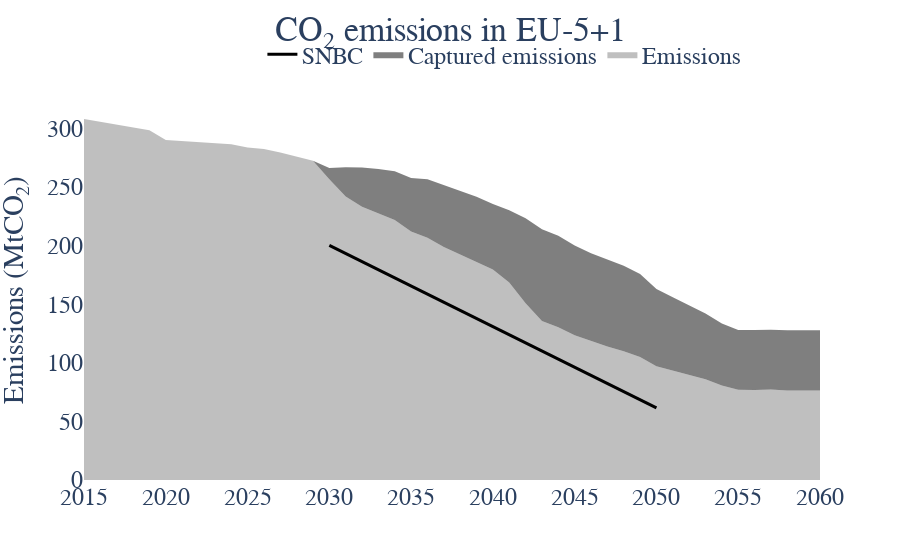

Write notebook code for a chart like this one.
### Code cell
fig =go.Figure()
emissions_agg=emissions.drop(["Sector","Country"],axis=1).groupby(by=["Year"]).sum().reset_index()
captured_emissions_agg=captured_emissions.drop(["Technology","Sector","Country"],axis=1).groupby(by="Year").sum().reset_index()

fig.add_trace(go.Scatter(
    name="Emissions",
    x=emissions_agg.Year, y=emissions_agg.Emissions*1e-6,
    mode='lines',
    line=dict(width=0, color='grey'),
    stackgroup='one'
))
fig.add_trace(go.Scatter(
    name="Captured emissions",
    x=captured_emissions_agg.Year, y=captured_emissions_agg.Captured_emissions*1e-6,
    mode='lines',
    line=dict(width=0, color='black'),
    stackgroup='one'
))

em_ini=emissions_agg[emissions_agg.Year==2015]["Emissions"].values[0]*1e-6
fig.add_trace(go.Scatter(
    name="SNBC",
    x=[2030,2050], y=[em_ini*0.65,em_ini*0.2],
    mode='lines',
    line=dict(width=3, color='black')))

# fig.add_trace(go.Scatter(
#     name="Forced trajectory",
#     x=[2035,2040,2050], y=[em_ini*0.5,em_ini*0.3,em_ini*0.05],
#     mode='markers+lines',
#     marker = dict(
#           color = 'red',
#           size = 0,line=dict(
#             color = 'red',
#             width = 2))))

#     fig.update_xaxes(title_text="Year", row=1, col=i+1)

fig.update_layout(title='CO<sub>2</sub> emissions in EU-5+1',title_x=0.5,title_y=0.97,
                   yaxis_title='Emissions (MtCO<sub>2</sub>)')
# fig.update_yaxes(range=[0,330])
fig.update_layout(
    font=dict(
        family="Times New Roman",size=24)
    )
fig.update_layout(legend=dict(
    orientation="h",
    yanchor="bottom",
    y=1.06,
    xanchor="right",
    x=0.9
))
fig.update_annotations(font_size=24)
# fig.add_annotation(dict(font=dict(color="black",size=28),
#                                         x=-0.05,
#                                         y=1.15,
#                                         showarrow=False,
#                                         text="(a)",
#                                         textangle=0,
#                                         xanchor='left',
#                                         xref="paper",
#                                         yref="paper"))
fig.update_layout( paper_bgcolor="rgba(0,0,0,0)", plot_bgcolor="rgba(0,0,0,0)")
fig.show()

### Figure 1 — Plotly figure (JSON) as saved in the notebook; plotly's stock layout.template omitted (floating-point values rounded to 4 significant figures)
{"data": [{"line": {"color": "grey", "width": 0}, "mode": "lines", "name": "Emissions", "stackgroup": "one", "type": "scatter", "x": [2015, 2016, 2017, 2018, 2019, 2020, 2021, 2022, 2023, 2024, 2025, 2026, 2027, 2028, 2029, 2030, 2031, 2032, 2033, 2034, 2035, 2036, 2037, 2038, 2039, 2040, 2041, 2042, 2043, 2044, 2045, 2046, 2047, 2048, 2049, 2050, 2051, 2052, 2053, 2054, 2055, 2056, 2057, 2058, 2059, 2060], "y": [308.0, 305.6, 303.2, 300.8, 298.3, 290.1, 289.2, 288.3, 287.4, 286.4, 283.6, 282.4, 279.5, 275.7, 272.3, 256.5, 241.8, 233.2, 227.6, 221.7, 212.0, 206.7, 198.8, 192.4, 186.2, 179.5, 168.5, 150.9, 135.6, 130.2, 123.5, 118.6, 114.0, 109.9, 105.0, 97.14, 93.56, 89.89, 86.05, 80.55, 76.9, 76.82, 77.12, 76.43, 76.43, 76.43]}, {"line": {"color": "black", "width": 0}, "mode": "lines", "name": "Captured emissions", "stackgroup": "one", "type": "scatter", "x": [2015, 2016, 2017, 2018, 2019, 2020, 2021, 2022, 2023, 2024, 2025, 2026, 2027, 2028, 2029, 2030, 2031, 2032, 2033, 2034, 2035, 2036, 2037, 2038, 2039, 2040, 2041, 2042, 2043, 2044, 2045, 2046, 2047, 2048, 2049, 2050, 2051, 2052, 2053, 2054, 2055, 2056, 2057, 2058, 2059, 2060], "y": [0, 0, 0, 0, 0, 0, 0, 0, 0, 0, 0, 0, 0, 0, 0, 9.665, 24.99, 33.37, 37.73, 41.72, 45.72, 49.78, 52.65, 54.51, 55.33, 55.99, 61.62, 72.33, 78.22, 78.08, 76.61, 74.81, 73.91, 72.78, 70.68, 65.87, 62.38, 59.1, 55.97, 52.95, 51.15, 51.17, 51.17, 51.25, 51.25, 51.25]}, {"line": {"color": "black", "width": 3}, "mode": "lines", "name": "SNBC", "type": "scatter", "x": [2030, 2050], "y": [200.2, 61.6]}], "layout": {"font": {"family": "Times New Roman", "size": 24}, "legend": {"orientation": "h", "x": 0.9, "xanchor": "right", "y": 1.06, "yanchor": "bottom"}, "paper_bgcolor": "rgba(0,0,0,0)", "plot_bgcolor": "rgba(0,0,0,0)", "title": {"text": "CO<sub>2</sub> emissions in EU-5+1", "x": 0.5, "y": 0.97}, "yaxis": {"title": {"text": "Emissions (MtCO<sub>2</sub>)"}}}}
